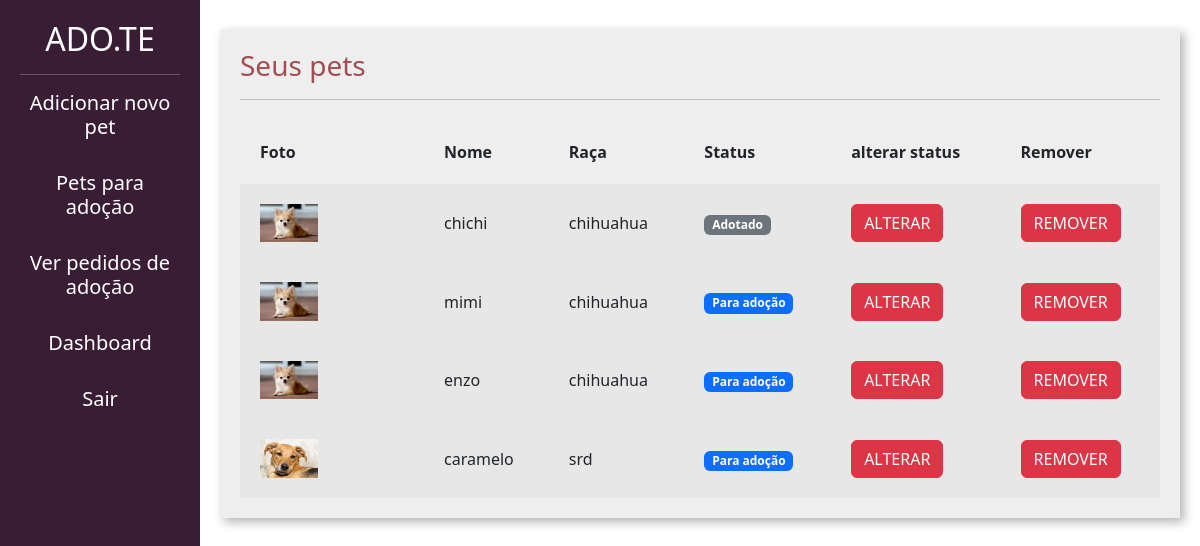
The app's page /divulgar/seus_pets/ (signed in) with its own data.
### divulgar/models.py (models this page shows, shortened)
class Pet(models.Model):
    choises_status = (('P','Para adoção'),
                      ('A','Adotado'))
    usuario = models.ForeignKey(User, on_delete=models.DO_NOTHING)
    foto = models.ImageField(upload_to="fotos_pets")
    nome = models.CharField(max_length=100)
    descricao = models.TextField()
    estado = models.CharField(max_length=50)
    cidade = models.CharField(max_length=50)
    telefone = models.CharField(max_length=14)
    tags = models.ManyToManyField(Tag)
    raca = models.ForeignKey(Raca, on_delete=models.DO_NOTHING)
    status = models.CharField(max_length=1, choices=choises_status, default='P')

class Raca(models.Model):
    raca = models.CharField(max_length=50)
    def __str__(self):
        return self.raca

### divulgar/views.py (the view)
# urls.py: path('seus_pets/', views.seus_pets, name="seus_pets"),
@login_required
def seus_pets(request):
    if request.method == "GET":
        pets = Pet.objects.filter(usuario=request.user)
        return render(request, 'seus_pets.html', {'pets':pets})

### divulgar/templates/seus_pets.html (shortened to what this page needs)
{% load static %}
<!doctype html>
<html lang="pt-BR">
    <head>
    <link href="https://cdn.jsdelivr.net/npm/bootstrap@5.3.0-alpha1/dist/css/bootstrap.min.css" rel="stylesheet">
    <link href="{% static 'usuarios/css/cadastro.css' %}" rel="stylesheet">
    <link href="{% static 'divulgar/css/novo_pet.css' %}" rel="stylesheet">
    <link href="{% static 'divulgar/css/seus_pet.css' %}" rel="stylesheet">
    </head>
    <body>
        <div class="container-fluid">
            <div class="row">
                <div class="col-md-2 bg-side sidebar">
                    <h2>ADO.TE</h2>
                    <hr>
                    <a href="{%  url 'novo_pet' %}" style="text-decoration: none; color: #fff;"><h5>Adicionar novo pet</h5></a>
                    <br>
                    <a href="{%  url 'listar_pets' %}" style="text-decoration: none; color: #fff;" ><h5>Pets para adoção </h5></a>
                    <br>
                    <a href="{%  url 'ver_pedido_adocao' %}" style="text-decoration: none; color: #fff;" ><h5>Ver pedidos de adoção</h5></a>
                    <br>
                    <a href="{%  url 'dashboard' %}" style="text-decoration: none; color: #fff;" ><h5>Dashboard</h5></a>
                    <br>
                    <a href="{%  url 'sair' %}" style="text-decoration: none; color: #fff;" ><h5>Sair</h5></a>
                    <br>
                </div>
                <div class="col-md">
                    <div class="wrapper">
                        <div class="box width80">
                            <h3 class="font-vinho">Seus pets</h3>
                            <hr>
                             <table class="tabela" cellpadding="20">
                                <tr>
                                    <th>Foto</th>
                                    <th>Nome</th>
                                    <th>Raça</th>
                                    <th>Status</th>
                                    <th>alterar status</th>
                                    <th>Remover</th>
                                </tr>
                                    {% for pet in pets %}
                                    <tr class="tabela-linha">
                                            <td width="20%">
                                                <img width="40%" src="{{pet.foto.url}}">
                                            </td>
                                            <td>
                                                {{pet.nome}}
                                            </td>
                                            <td>
                                                {{pet.raca}}
                                            </td>
                                            <td>
                                                {% if pet.status == "P" %}
                                                    <span class="badge text-bg-primary">Para adoção</span>
                                                {% elif pet.status == "A" %}
                                                    <span class="badge bg-secondary">Adotado</span>
                                                    {% endif %}
                                            </td>
                                            <td>
                                                <a href="{%  url 'alterar status' pet.id %}" class="btn btn-danger">ALTERAR</a>
                                            </td>
                                            <td>
                                                <a href="{%  url 'remover_pet' pet.id %}" class="btn btn-danger">REMOVER</a>
                                            </td>
                                    </tr>
                                    {% endfor %}
                            </table>
                        </div>
                    </div>
                </div>
            </div>
        </div>
    </body>
</html>

### templates/static/usuarios/css/cadastro.css (style rules this page uses)
.bg-side { background-color: #391D34; color: white; height: 100vh; }

### templates/static/divulgar/css/novo_pet.css (style rules this page uses)
.sidebar { text-align: center; padding: 20px; }
.wrapper { margin-top: 3%; display: flex; flex-direction: row; justify-content: center; align-items: center; }
.box { padding:20px; width: 50vw; background: rgb(238, 238, 238); box-shadow: 4px 4px 10px rgba(0,0,0,.3); }
.font-vinho { color: #A24D52; }

### templates/static/divulgar/css/seus_pet.css (style rules this page uses)
.width80 { width: 80vw; }
.tabela { width: 100%; margin-top: 20px; }
.tabela-linha { background-color: #e8e7e7; }

### records on screen
Pet: foto (picture), nome "chichi", raca "chihuahua", status "Adotado"
Pet: foto (picture), nome "mimi", raca "chihuahua", status "Para adoção"
Pet: foto (picture), nome "enzo", raca "chihuahua", status "Para adoção"
Pet: foto (picture), nome "caramelo", raca "srd", status "Para adoção"
